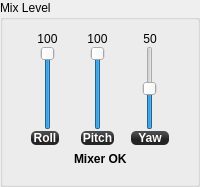
                <widget class="QGroupBox" name="groupBox_9">
                 <property name="maximumSize">
                  <size>
                   <width>16777215</width>
                   <height>16777215</height>
                  </size>
                 </property>
                 <property name="title">
                  <string>Mix Level</string>
                 </property>
                 <layout class="QGridLayout" name="gridLayout_2">
                  <property name="horizontalSpacing">
                   <number>0</number>
                  </property>
                  <property name="margin">
                   <number>12</number>
                  </property>
                  <item row="0" column="0">
                   <layout class="QGridLayout" name="gridLayout_3" columnstretch="0">
                    <item row="0" column="0">
                     <widget class="QLabel" name="mrRollMixValue">
                      <property name="minimumSize">
                       <size>
                        <width>30</width>
                        <height>0</height>
                       </size>
                      </property>
                      <property name="text">
                       <string>100</string>
                      </property>
                      <property name="alignment">
                       <set>Qt::AlignCenter</set>
                      </property>
                     </widget>
                    </item>
                    <item row="1" column="0">
                     <widget class="QSlider" name="mrRollMixLevel">
                      <property name="minimumSize">
                       <size>
                        <width>35</width>
                        <height>0</height>
                       </size>
                      </property>
                      <property name="toolTip">
                       <string>Weight of Roll mixing in percent.
Typical values are 100% for + configuration and 50% for X configuration on quads.</string>
                      </property>
                      <property name="maximum">
                       <number>100</number>
                      </property>
                      <property name="value">
                       <number>100</number>
                      </property>
                      <property name="orientation">
                       <enum>Qt::Vertical</enum>
                      </property>
                     </widget>
                    </item>
                    <item row="2" column="0">
                     <widget class="QLabel" name="label_42">
                      <property name="sizePolicy">
                       <sizepolicy hsizetype="Minimum" vsizetype="Preferred">
                        <horstretch>0</horstretch>
                        <verstretch>0</verstretch>
                       </sizepolicy>
                      </property>
                      <property name="minimumSize">
                       <size>
                        <width>30</width>
                        <height>0</height>
                       </size>
                      </property>
                      <property name="maximumSize">
                       <size>
                        <width>30</width>
                        <height>16777215</height>
                       </size>
                      </property>
                      <property name="styleSheet">
                       <string notr="true">background-color: qlineargradient(spread:reflect, x1:0.507, y1:0, x2:0.507, y2:0.772, stop:0.208955 rgba(74, 74, 74, 255), stop:0.78607 rgba(36, 36, 36, 255));
color: rgb(255, 255, 255);
border-radius: 5;
font: bold 12px;
margin:1px;</string>
                      </property>
                      <property name="text">
                       <string>Roll</string>
                      </property>
                      <property name="alignment">
                       <set>Qt::AlignCenter</set>
                      </property>
                     </widget>
                    </item>
                   </layout>
                  </item>
                  <item row="0" column="1">
                   <layout class="QGridLayout" name="gridLayout_4">
                    <item row="0" column="0">
                     <widget class="QLabel" name="mrPitchMixValue">
                      <property name="minimumSize">
                       <size>
                        <width>0</width>
                        <height>0</height>
                       </size>
                      </property>
                      <property name="text">
                       <string>100</string>
                      </property>
                      <property name="alignment">
                       <set>Qt::AlignCenter</set>
                      </property>
                     </widget>
                    </item>
                    <item row="1" column="0">
                     <widget class="QSlider" name="mrPitchMixLevel">
                      <property name="minimumSize">
                       <size>
                        <width>35</width>
                        <height>0</height>
                       </size>
                      </property>
                      <property name="toolTip">
                       <string>Weight of Pitch mixing in percent.
Typical values are 100% for + configuration and 50% for X configuration on quads.</string>
                      </property>
                      <property name="maximum">
                       <number>100</number>
                      </property>
                      <property name="value">
                       <number>100</number>
                      </property>
                      <property name="orientation">
                       <enum>Qt::Vertical</enum>
                      </property>
                     </widget>
                    </item>
                    <item row="2" column="0">
                     <widget class="QLabel" name="label_40">
                      <property name="styleSheet">
                       <string notr="true">background-color: qlineargradient(spread:reflect, x1:0.507, y1:0, x2:0.507, y2:0.772, stop:0.208955 rgba(74, 74, 74, 255), stop:0.78607 rgba(36, 36, 36, 255));
color: rgb(255, 255, 255);
border-radius: 5;
font: bold 12px;
margin:1px;</string>
                      </property>
                      <property name="text">
                       <string>Pitch</string>
                      </property>
                      <property name="alignment">
                       <set>Qt::AlignCenter</set>
                      </property>
                     </widget>
                    </item>
                   </layout>
                  </item>
                  <item row="0" column="2">
                   <layout class="QGridLayout" name="gridLayout_5">
                    <item row="0" column="0">
                     <widget class="QLabel" name="mrYawMixValue">
                      <property name="minimumSize">
                       <size>
                        <width>0</width>
                        <height>0</height>
                       </size>
                      </property>
                      <property name="text">
                       <string>50</string>
                      </property>
                      <property name="alignment">
                       <set>Qt::AlignCenter</set>
                      </property>
                     </widget>
                    </item>
                    <item row="1" column="0">
                     <widget class="QSlider" name="mrYawMixLevel">
                      <property name="minimumSize">
                       <size>
                        <width>40</width>
                        <height>0</height>
                       </size>
                      </property>
                      <property name="toolTip">
                       <string>Weight of Yaw mixing in percent.
Typical value is 50% for + or X configuration on quads.</string>
                      </property>
                      <property name="minimum">
                       <number>0</number>
                      </property>
                      <property name="maximum">
                       <number>100</number>
                      </property>
                      <property name="value">
                       <number>50</number>
                      </property>
                      <property name="orientation">
                       <enum>Qt::Vertical</enum>
                      </property>
                     </widget>
                    </item>
                    <item row="2" column="0">
                     <widget class="QLabel" name="label_6">
                      <property name="autoFillBackground">
                       <bool>false</bool>
                      </property>
                      <property name="styleSheet">
                       <string notr="true">background-color: qlineargradient(spread:reflect, x1:0.507, y1:0, x2:0.507, y2:0.772, stop:0.208955 rgba(74, 74, 74, 255), stop:0.78607 rgba(36, 36, 36, 255));
color: rgb(255, 255, 255);
border-radius: 5;
font: bold 12px;
margin:1px;</string>
                      </property>
                      <property name="text">
                       <string>Yaw</string>
                      </property>
                      <property name="alignment">
                       <set>Qt::AlignCenter</set>
                      </property>
                     </widget>
                    </item>
                   </layout>
                  </item>
                  <item row="1" column="0" colspan="3">
                   <layout class="QHBoxLayout" name="horizontalLayout_6">
                    <item>
                     <spacer name="horizontalSpacer_6">
                      <property name="orientation">
                       <enum>Qt::Horizontal</enum>
                      </property>
                      <property name="sizeHint" stdset="0">
                       <size>
                        <width>10</width>
                        <height>20</height>
                       </size>
                      </property>
                     </spacer>
                    </item>
                    <item>
                     <widget class="QLabel" name="mrStatusLabel">
                      <property name="sizePolicy">
                       <sizepolicy hsizetype="Fixed" vsizetype="Preferred">
                        <horstretch>0</horstretch>
                        <verstretch>0</verstretch>
                       </sizepolicy>
                      </property>
                      <property name="font">
                       <font>
                        <weight>75</weight>
                        <bold>true</bold>
                       </font>
                      </property>
                      <property name="text">
                       <string>Mixer OK</string>
                      </property>
                      <property name="alignment">
                       <set>Qt::AlignLeading|Qt::AlignLeft|Qt::AlignTop</set>
                      </property>
                     </widget>
                    </item>
                    <item>
                     <spacer name="horizontalSpacer_9">
                      <property name="orientation">
                       <enum>Qt::Horizontal</enum>
                      </property>
                      <property name="sizeHint" stdset="0">
                       <size>
                        <width>10</width>
                        <height>20</height>
                       </size>
                      </property>
                     </spacer>
                    </item>
                   </layout>
                  </item>
                 </layout>
                </widget>
